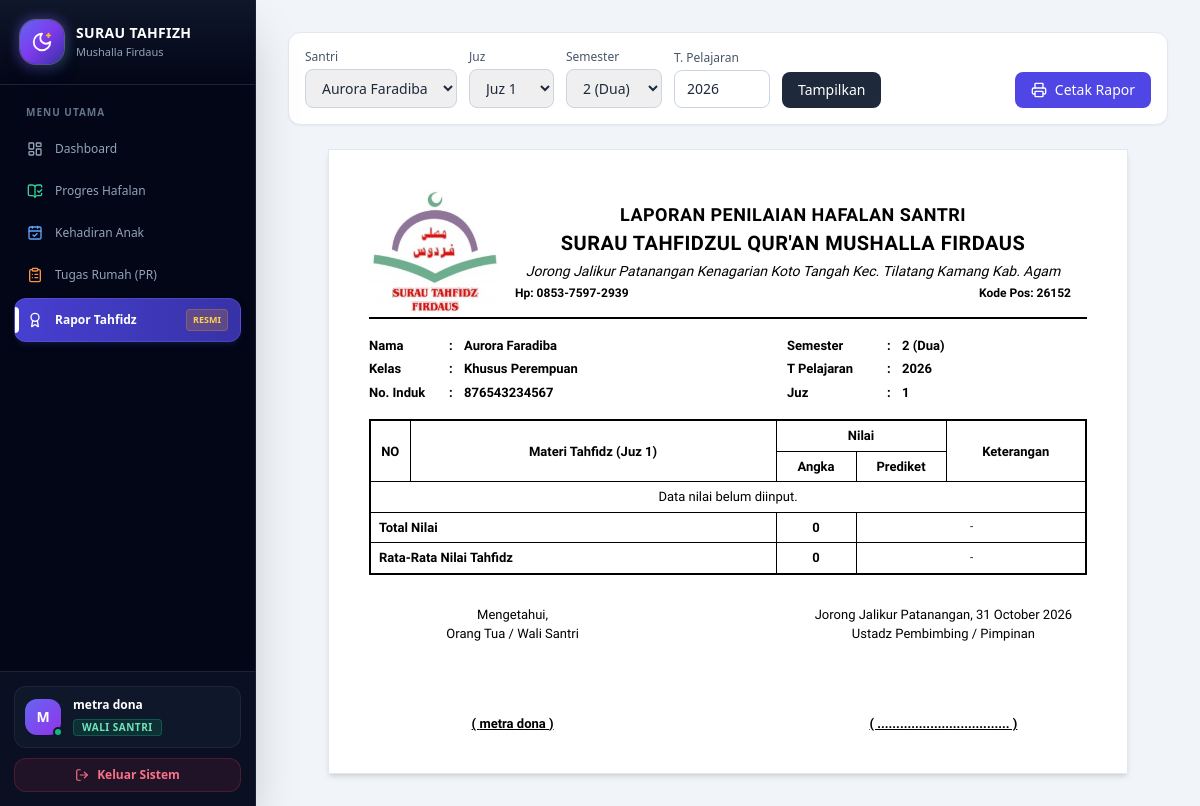
The app's page /rapor_santri.php (signed in), older data.
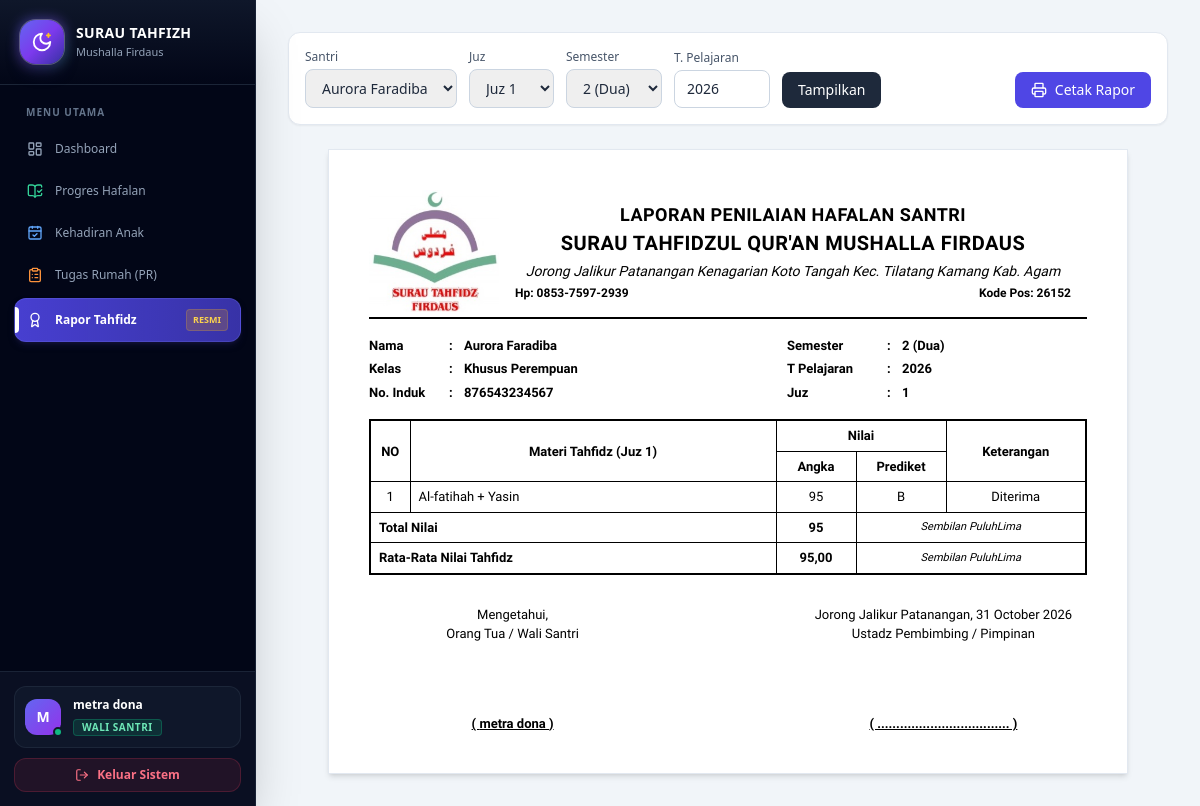
The same page, newer data.
### tables this page shows
CREATE TABLE `santri` (
  `id` int(11) NOT NULL,
  `nama` varchar(100) NOT NULL,
  `nis` varchar(20) DEFAULT NULL,
  `jenis_kelamin` enum('L','P') NOT NULL,
  `tanggal_lahir` date DEFAULT NULL,
  `alamat` text DEFAULT NULL,
  `nama_ortu` varchar(100) DEFAULT NULL,
  `no_hp_ortu` varchar(20) DEFAULT NULL,
  `id_user_ortu` int(11) DEFAULT NULL,
  `id_halaqah` int(11) DEFAULT NULL,
  `id_ustadz` int(11) DEFAULT NULL,
  `created_at` timestamp NULL DEFAULT current_timestamp()
);

CREATE TABLE `rapor_tahfidz` (
  `id` int(11) NOT NULL AUTO_INCREMENT,
  `id_santri` int(11) NOT NULL,
  `kelas` varchar(50) DEFAULT NULL,
  `judul_materi` varchar(100) DEFAULT 'Materi Tahfidz',
  `semester` varchar(20) NOT NULL,
  `tahun_ajaran` varchar(20) NOT NULL,
  `juz` int(11) NOT NULL,
  `id_ustadz` int(11) DEFAULT NULL,
  `updated_at` timestamp NULL DEFAULT current_timestamp() ON UPDATE current_timestamp(),
  PRIMARY KEY (`id`),
  KEY `fk_rapor_header_santri` (`id_santri`),
  CONSTRAINT `fk_rapor_header_santri` FOREIGN KEY (`id_santri`) REFERENCES `santri` (`id`) ON DELETE CASCADE
);

CREATE TABLE `rapor_tahfidz_detail` (
  `id` int(11) NOT NULL AUTO_INCREMENT,
  `id_rapor` int(11) NOT NULL,
  `urutan` int(11) NOT NULL,
  `nama_materi` varchar(100) NOT NULL,
  `nilai` int(11) DEFAULT NULL,
  PRIMARY KEY (`id`),
  KEY `fk_rapor_detail` (`id_rapor`),
  CONSTRAINT `fk_rapor_detail` FOREIGN KEY (`id_rapor`) REFERENCES `rapor_tahfidz` (`id`) ON DELETE CASCADE
);

### rapor_santri.php (the view, shortened to what the rows shown need)
<?php
require 'config/database.php';
$role    = $_SESSION['role'];
$user_id = (int) $_SESSION['user_id'];
if ($role === 'ortu') {
    $santri_res = mysqli_query($conn, "SELECT * FROM santri WHERE id_user_ortu = $user_id ORDER BY nama ASC");
} else {
    $santri_res = mysqli_query($conn, "SELECT * FROM santri ORDER BY nama ASC");
}
$santri_list = mysqli_fetch_all($santri_res, MYSQLI_ASSOC);
$id_santri    = isset($_GET['id_santri']) ? (int) $_GET['id_santri'] : ($santri_list[0]['id'] ?? 0);
$juz          = isset($_GET['juz']) ? (int) $_GET['juz'] : 1;
$semester     = isset($_GET['semester']) ? $_GET['semester'] : '2 (Dua)';
$tahun_ajaran = isset($_GET['tahun_ajaran']) ? $_GET['tahun_ajaran'] : date('Y');
$santri_aktif = null;
foreach ($santri_list as $s) {
    if ($s['id'] == $id_santri) {
        $santri_aktif = $s;
        break;
    }
}
$header_data = null;
$detail_data = [];
if ($santri_aktif) {
    $sem_esc = mysqli_real_escape_string($conn, $semester);
    $thn_esc = mysqli_real_escape_string($conn, $tahun_ajaran);
    $q_header = mysqli_query($conn, "SELECT * FROM rapor_tahfidz WHERE id_santri = {$santri_aktif['id']} AND juz = $juz AND semester = '$sem_esc' AND tahun_ajaran = '$thn_esc' LIMIT 1");
    $header_data = mysqli_fetch_assoc($q_header);
    if ($header_data) {
        $detail_q = mysqli_query($conn, "SELECT * FROM rapor_tahfidz_detail WHERE id_rapor = {$header_data['id']} ORDER BY urutan ASC");
        $detail_data = mysqli_fetch_all($detail_q, MYSQLI_ASSOC);
    }
}
$kelas_tampil = $header_data['kelas'] ?? (($santri_aktif && $santri_aktif['jenis_kelamin'] == 'P') ? 'Khusus Perempuan' : 'Khusus Laki-Laki');
$judul_header = $header_data['judul_materi'] ?? "Materi Tahfidz (Juz $juz)";
?>
<!DOCTYPE html>
<html lang="id">
<head>
    <script src="https://cdn.tailwindcss.com"></script>
</head>
<body class="bg-slate-100 font-sans text-slate-800">
    <?php include 'includes/sidebar.php'; ?>
    <div class="ml-64 p-8">
        <div class="kertas-rapor shadow-md border border-slate-200">
            <div class="kop-surat">
                <div class="kop-text">
                    <h1 class="text-lg font-bold uppercase tracking-wide">LAPORAN PENILAIAN HAFALAN SANTRI</h1>
                    <h2 class="text-xl font-bold uppercase tracking-wide">SURAU TAHFIDZUL QUR'AN MUSHALLA FIRDAUS</h2>
                </div>
            </div>
            <table class="tabel-identitas">
                <tr>
                    <td style="width: 80px;">Nama</td>
                    <td style="width: 15px;">:</td>
                    <td style="width: 45%;"><?= htmlspecialchars($santri_aktif['nama'] ?? '-') ?></td>
                    <td style="width: 100px;">Semester</td>
                    <td style="width: 15px;">:</td>
                    <td><?= htmlspecialchars($semester) ?></td>
                </tr>
                <tr>
                    <td>Kelas</td>
                    <td>:</td>
                    <td><?= htmlspecialchars($kelas_tampil) ?></td>
                    <td>T Pelajaran</td>
                    <td>:</td>
                    <td><?= htmlspecialchars($tahun_ajaran) ?></td>
                </tr>
                <tr>
                    <td>No. Induk</td>
                    <td>:</td>
                    <td><?= htmlspecialchars($santri_aktif['nis'] ?? '-') ?></td>
                    <td>Juz</td>
                    <td>:</td>
                    <td><?= $juz ?></td>
                </tr>
            </table>
            <table class="tabel-rapor">
                <thead>
                    <tr>
                        <th rowspan="2" style="width: 40px;">NO</th>
                        <th rowspan="2"><?= htmlspecialchars($judul_header) ?></th>
                        <th colspan="2">Nilai</th>
                        <th rowspan="2" style="width: 140px;">Keterangan</th>
                    </tr>
                    <tr>
                        <th style="width: 80px;">Angka</th>
                        <th style="width: 90px;">Prediket</th>
                    </tr>
                </thead>
                <tbody>
                    <?php
                    if (count($detail_data) > 0) {
                        foreach ($detail_data as $index => $d) {
                            $has_val = ($d['nilai'] !== null && $d['nilai'] !== '');
                            $angka   = $has_val ? (int) $d['nilai'] : null;
                            if ($has_val) {
                                if ($angka >= 98) { $prediket = 'A'; $ket = 'Baik'; }
                                elseif ($angka >= 95) { $prediket = 'B'; $ket = 'Diterima'; }
                                else { $prediket = 'C'; $ket = 'Gagal'; }
                            } else {
                                $prediket = '-'; $ket = '-';
                            }
                            ?>
                            <tr>
                                <td class="text-center"><?= $d['urutan'] ?></td>
                                <td><?= htmlspecialchars($d['nama_materi']) ?></td>
                                <td class="text-center"><?= $has_val ? $angka : '' ?></td>
                                <td class="text-center"><?= $has_val ? $prediket : '' ?></td>
                                <td class="text-center"><?= $has_val ? $ket : '' ?></td>
                            </tr>
                            <?php
                        }
                    } else {
                        echo '<tr><td colspan="5" class="text-center py-4">Data nilai belum diinput.</td></tr>';
                    }
                    ?>
                </tbody>
            </table>
            <div style="display: flex; justify-content: space-between; margin-top: 30px; text-align: center; font-size: 13px;">
                <div style="width: 40%;">
                    <p style="margin-bottom: 70px;">Mengetahui,<br>Orang Tua / Wali Santri</p>
                    <p style="font-weight: bold; text-decoration: underline;">( <?= htmlspecialchars($santri_aktif['nama_ortu'] ?? '...................................') ?> )</p>
                </div>
            </div>
        </div>
    </div>
</body>
</html>

Row changes from the older to the newer data that the page shows:
added rapor_tahfidz: kelas "Khusus Perempuan", judul_materi "Materi Tahfidz (Juz 1)"
added rapor_tahfidz_detail: urutan "1", nama_materi "Al-fatihah + Yasin", nilai "95", nilai "B", nilai "Diterima"
Text that changed along with them:
$total_nilai: (not shown) → "95"
$terbilang_total: "-" → "Sembilan PuluhLima"
$rata_rata: (not shown) → "95,00"
$terbilang_rata: "-" → "Sembilan PuluhLima"
$judul_header: "Materi Tahfidz (Juz 1)" → (not shown)
text no longer shown: "Data nilai belum diinput. 0 0"
